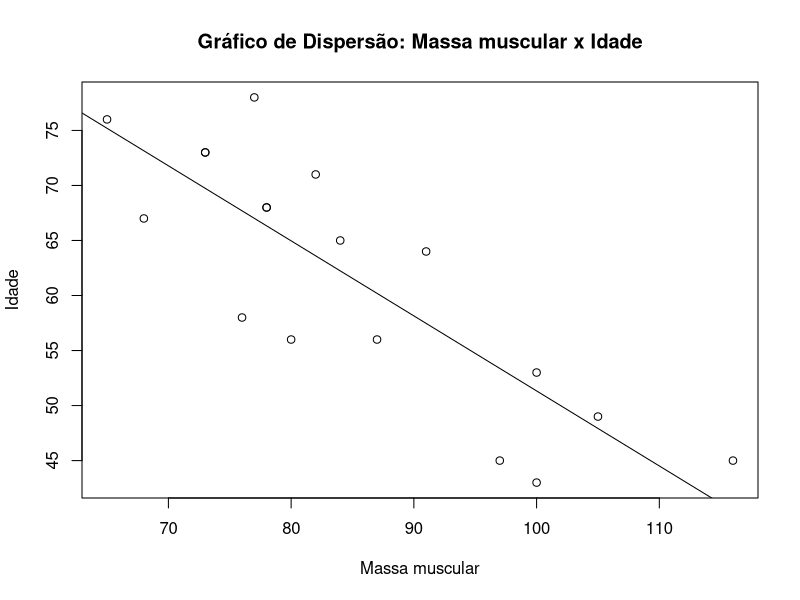
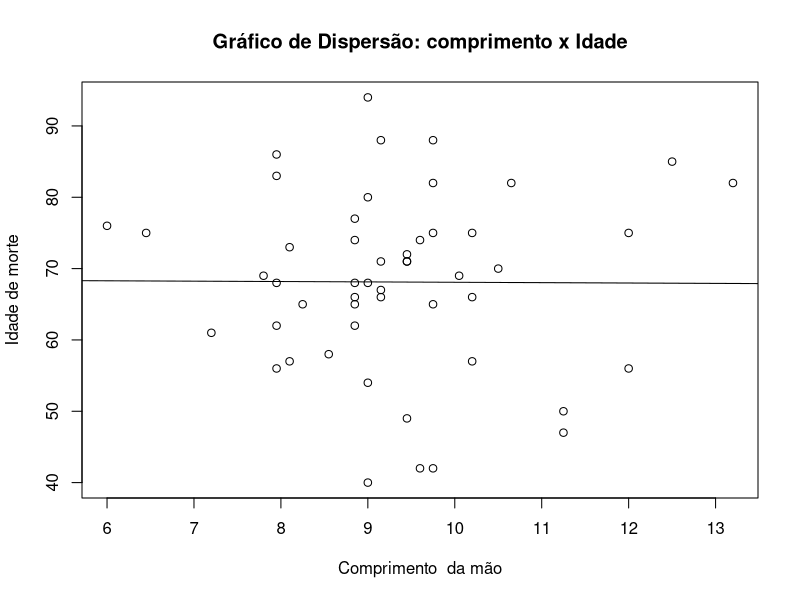
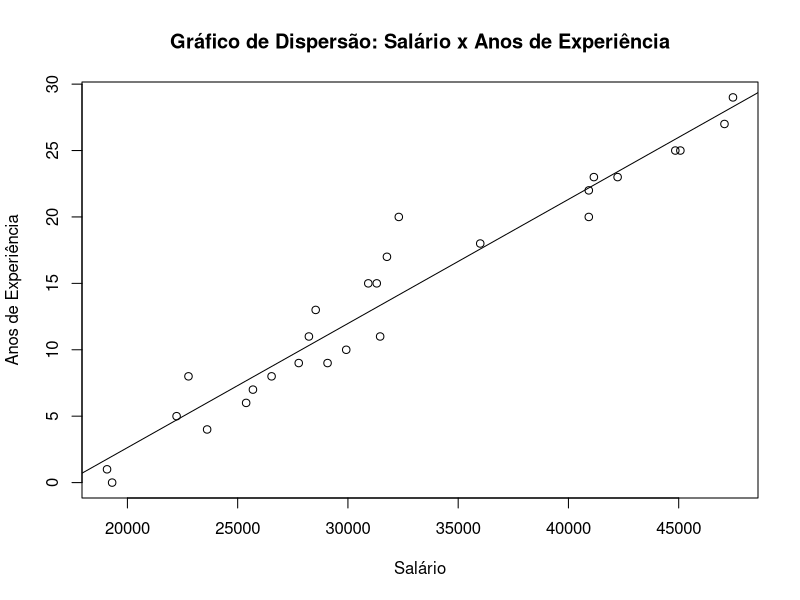

Reproduce these figures in R, in order.
## ---- chunk 1
#Dados

idade<-c(71, 64, 43, 67, 56, 73, 68, 56, 76, 65, 45, 58, 45, 53, 49, 78, 73, 68)

massamuscular<-c(82, 91, 100, 68, 87, 73, 78, 80, 65, 84, 116, 76, 97, 100, 105,
                 77, 73, 78)

# Criando um dataframe
dados_Q1 <- data.frame(idade, massamuscular)
## ---- chunk 2
# grafico de dispersao
plot(idade~massamuscular,
     main = "Gráfico de Dispersão: Massa muscular x Idade",
     xlab = "Massa muscular", ylab = "Idade")

#ajuste do modelo
fit_Q1<-lm(idade~massamuscular)
abline(fit_Q1)

## ---- chunk 3
#"Resumo" do ajuste
summary(fit_Q1)
names(fit_Q1)
names(summary(fit_Q1))
## ---- chunk 4
#parametros \alpha e \beta
coef(fit_Q1)
fit_Q1$coefficients
fit_Q1
## ---- chunk 5
## Estimador de sigma 2 

summary(fit_Q1)$sigma
summary(fit_Q1)$sigma^2
## ---- chunk 6
# dados
idade_morte<-c(40, 42, 42, 47, 49, 50, 54, 56, 56, 57, 57, 58, 61, 62, 62, 65, 65, 65,
         66, 66, 66, 67, 68, 68, 68, 69, 69, 70, 71, 71, 71, 72, 73, 74, 74, 75, 
         75, 75, 75, 76, 77, 80, 82, 82, 82, 83, 85, 86, 88, 88, 94)

comprimento<-c(9.00,9.60,9.75,11.25,9.45,11.25,9.00,7.95,12.00,8.10,10.20,8.55,
               7.20,7.95,8.85,8.25,8.85,9.75,8.85,9.15,10.20, 9.15,7.95,8.85,
               9.00,7.80,10.05,10.50,9.15,9.45,9.45,9.45,8.10,8.85,9.60,6.45,
               9.75,10.20,12.00, 6.00,8.85,9.00,9.75,10.65,13.20,7.95,12.50,
               7.95,9.15,9.75,9.00)

# Criando um dataframe
dados_Q2 <- data.frame(idade_morte, comprimento)
## ---- chunk 7
# grafico de dispersao
plot(idade_morte~comprimento,
     main = "Gráfico de Dispersão: comprimento x Idade",
     xlab = "Comprimento  da mão", ylab = "Idade de morte")

#ajuste do modelo
fit_Q2<-lm(idade_morte~comprimento)
abline(fit_Q2)
## ---- chunk 8
summary(fit_Q2)
names(fit_Q2)
names(summary(fit_Q2))
## ---- chunk 9
fit_Q2
## ---- chunk 10
summary(fit_Q2)$sigma
summary(fit_Q2)$sigma^2
## ---- chunk 11
salario<-c(19307,31769,22769,31307,27769,30923,26538,22230,28538,32307,28230,
           19076,25384,25692,42230,40923,36000,47076,31461,29923,47461,41153,
           23615,40923,45076,29076,44846)

experiencia<-c(0, 17, 8, 15, 9, 15, 8, 5, 13, 20, 11, 1, 6, 7, 23, 20, 18, 27,
               11, 10, 29, 23, 4, 22, 25, 9, 25)

# Criando um dataframe
dados_Q3 <- data.frame(salario, experiencia)
## ---- chunk 12

# grafico de dispersao
plot(experiencia~salario,
     main = "Gráfico de Dispersão: Salário x Anos de Experiência",
     xlab = "Salário", ylab = "Anos de Experiência")

#ajuste do modelo
fit_Q3<-lm(experiencia~salario)
abline(fit_Q3)

## ---- chunk 13
#"Resumo" do ajuste
summary(fit_Q3)
names(fit_Q3)
names(summary(fit_Q3))
## ---- chunk 14
#parametros \alpha e \beta
fit_Q3
## ---- chunk 15
summary(fit_Q3)$sigma
summary(fit_Q3)$sigma^2
